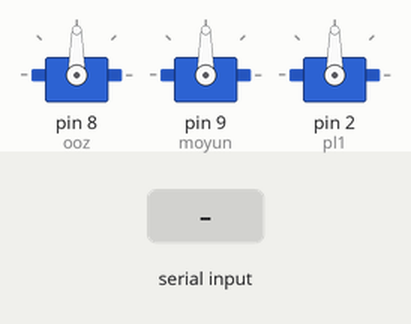
Bench run of a sketch on a simulated Arduino Uno, built with avr-gcc and run on an emulated ATmega328P. On the bench: 3 × servo. The inputs (shaded band) are chosen by the test bench.

Above: at 1.2 s.
1.3 s: "1" received over Serial
At 1.4 s:
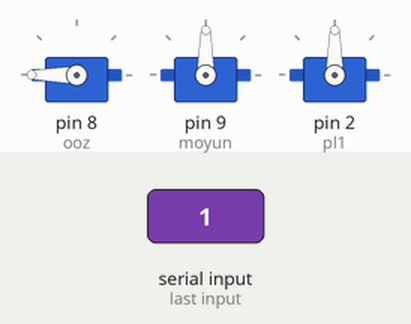
At 1.9 s:
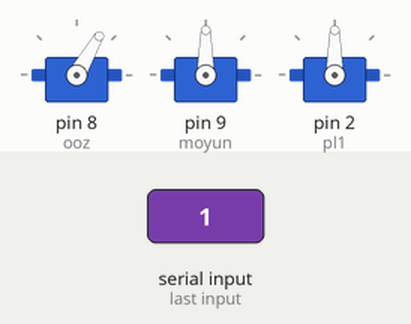
3.0 s: "2" received over Serial
At 5.0 s:
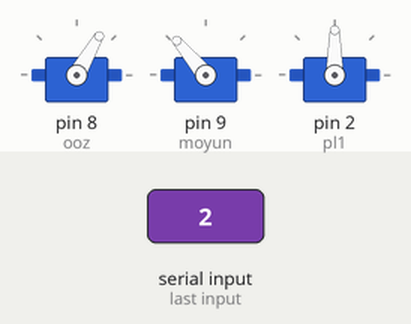
Timing chart, 0 to 6.5 s (numbered marks = the images above; inputs shaded):
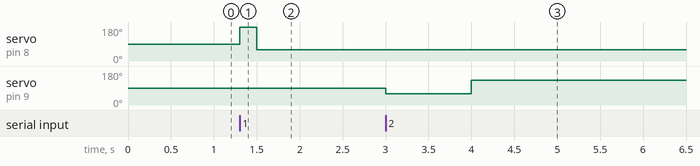

The sketch:

prob_ard_left.ino
```cpp
#include<Servo.h>
char val;
Servo ooz,moyun, pl1;
void setup() {
  Serial.begin(9600);
 ooz.attach(8);
 moyun.attach(9);
 pl1.attach(2);
}

void moyun_kuimul(){

  moyun.write(60);
  delay(1000);
  moyun.write(130);
  delay(1000);
  }
 /* void obnemi(){


    }*/


void ooz_kuimul()
{
    ooz.write(180);
    delay(200);
    ooz.write(60);
    delay(200);
    }
void ooz_och(){
  ooz.write(60);
  }
  int s=10,ss=7;
void loop() {
     if(Serial.available()>0){
    val=Serial.read();
     if(val=='1'){
      s=1;

      }
     else if(val=='0'){
       s=0;

      }
     else if(val=='2'){
      moyun_kuimul();
      }
    }
    if(s!=ss){
      if(s==1)
      ooz_kuimul();
      else if(s==0)
      ooz_och();
      ss=s;
      }
     //moyun_kuimul();
   // ooz_kuimul();
    //ooz_och();


}
```

Measured:
- after the input at 1.3 s, servo on pin 8 (ooz): 90° → 180° at once, → 60° 0.20 s later
- after the input at 3.0 s, servo on pin 9 (moyun): 90° → 60° at once, → 130° 1.0 s later
